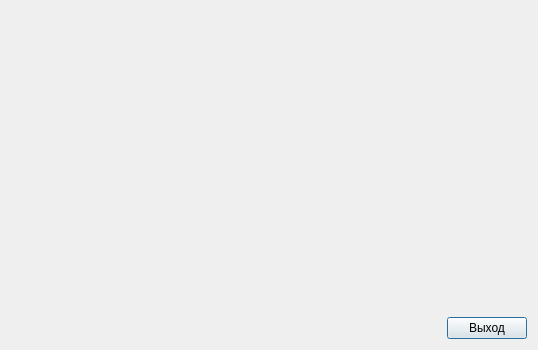
<?xml version="1.0" encoding="UTF-8"?>
<ui version="4.0">
 <class>Grafik</class>
 <widget class="QDialog" name="Grafik">
  <property name="geometry">
   <rect>
    <x>0</x>
    <y>0</y>
    <width>538</width>
    <height>350</height>
   </rect>
  </property>
  <property name="windowTitle">
   <string>Dialog</string>
  </property>
  <layout class="QVBoxLayout" name="verticalLayout">
   <item>
    <spacer name="verticalSpacer">
     <property name="orientation">
      <enum>Qt::Vertical</enum>
     </property>
     <property name="sizeHint" stdset="0">
      <size>
       <width>20</width>
       <height>297</height>
      </size>
     </property>
    </spacer>
   </item>
   <item>
    <layout class="QHBoxLayout" name="horizontalLayout">
     <item>
      <spacer name="horizontalSpacer">
       <property name="orientation">
        <enum>Qt::Horizontal</enum>
       </property>
       <property name="sizeHint" stdset="0">
        <size>
         <width>40</width>
         <height>20</height>
        </size>
       </property>
      </spacer>
     </item>
     <item>
      <widget class="QPushButton" name="pushButton_close">
       <property name="text">
        <string>Выход</string>
       </property>
      </widget>
     </item>
    </layout>
   </item>
  </layout>
 </widget>
 <resources/>
 <connections>
  <connection>
   <sender>pushButton_close</sender>
   <signal>clicked()</signal>
   <receiver>Grafik</receiver>
   <slot>Close()</slot>
   <hints>
    <hint type="sourcelabel">
     <x>474</x>
     <y>327</y>
    </hint>
    <hint type="destinationlabel">
     <x>396</x>
     <y>323</y>
    </hint>
   </hints>
  </connection>
 </connections>
 <slots>
  <slot>Close()</slot>
 </slots>
</ui>
